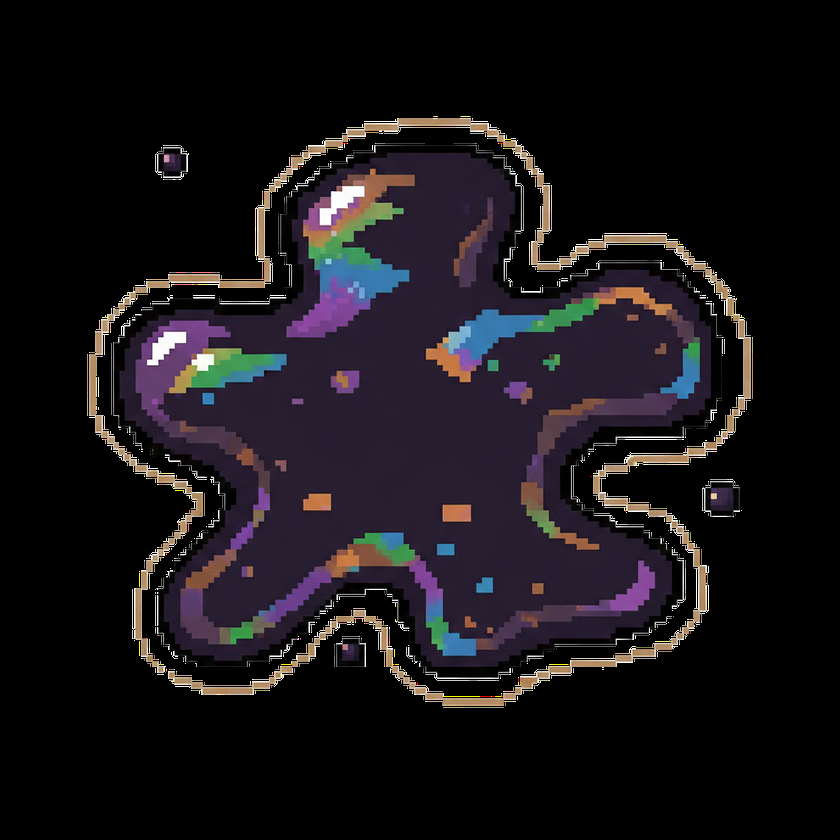
#> input picture Juego/src/assets/charco_aceite.png, 840 x 840 px, shrunk from 1024 x 1024 before the run, found by its file name
$ python fix_specific_sprites.py
#> lines starting #> are read from the running program, lines starting #| are printed output that depends on the picture; after the words box and inside, x2 and y2 are one past the last pixel; in counts of white or black regions, pixels touching at a corner belong together
import cv2
import numpy as np
import os
import shutil

def remove_white_background(filename):
#> called with filename = 'charco_aceite.png'
    assets_dir = os.path.join(os.path.dirname(__file__), "assets")
    file_path = os.path.join(assets_dir, filename)

    if not os.path.exists(file_path):
        print(f"File not found: {file_path}")
        return

    # Backup
    backup_path = os.path.join(assets_dir, filename.replace(".png", "_backup.png"))
    if not os.path.exists(backup_path):
        shutil.copy2(file_path, backup_path)
        print(f"Created backup: {backup_path}")
    else:
        print(f"Backup already exists: {backup_path}")

    # Read image
    img = cv2.imread(file_path, cv2.IMREAD_UNCHANGED)
#> img is the input picture: shape (840, 840, 4); mean B, G, R, A 23.5, 20, 23.4, 83.5

    if img is None:
        print(f"Error reading {file_path}")
        return

    # Ensure alpha channel exists
    if img.shape[2] == 3:
        img = cv2.cvtColor(img, cv2.COLOR_BGR2BGRA)

    h, w = img.shape[:2]
#> h = 840; w = 840

    # Create mask for floodFill (h+2, w+2)
    mask = np.zeros((h + 2, w + 2), np.uint8)

    # Flood fill from corners with tolerance
    # White background is usually (255, 255, 255)
    # Be careful not to remove parts of the object if they touch the border and are white-ish.
    # But usually sprite sheets have a distinct background color or enough tolerance.

    # We will set the ALPHA channel to 0 for the background.
    # Approach:
    # 1. Flood fill on a copy of the BGR image to identify the background region.
    # 2. Use that mask to set alpha to 0 on the original image.

    bgr = img[:, :, :3].copy()

    # Seeds: top-left, top-right, bottom-left, bottom-right
    seeds = [(0, 0), (w-1, 0), (0, h-1), (w-1, h-1)]
#> seeds = [(0, 0), (839, 0), (0, 839), (839, 839)]

    # Tolerance for compression artifacts (e.g. 10-20)
    loDiff = (20, 20, 20)
    upDiff = (20, 20, 20)

    # Flags:
    # 4 connectivity
    # FLOODFILL_MASK_ONLY: We want to update the mask, not the image (yet)
    # But wait, floodFill with MASK_ONLY doesn't use loDiff/upDiff well with seed color if we don't pass the image?
    # Actually, we can just flood fill the BGR image with a specific color (e.g. magenta) to visualize,
    # OR just use the mask.

    # Let's use FLOODFILL_MASK_ONLY? No, standard floodFill is easier to debug if we see the result.
    # But we want to modify the ALPHA channel.

    # Let's floodFill the mask directly.
    # NewVal doesn't matter if we use MASK_ONLY?
    # "If FLOODFILL_MASK_ONLY is set, the function does not change the image ... but fills the mask"

    flags = 4 | (255 << 8) | cv2.FLOODFILL_MASK_ONLY | cv2.FLOODFILL_FIXED_RANGE

    for seed in seeds:
        # Check if the seed point is already filled in the mask (to avoid re-work)
        # Mask is (y, x) but seed is (x, y). Mask is shifted by 1.
        if mask[seed[1]+1, seed[0]+1] == 0:
            cv2.floodFill(bgr, mask, seed, (0,0,0), loDiff, upDiff, flags)

    # The mask now has 255 where the background is.
    # Mask size is (h+2, w+2). We need to crop it to (h, w).
    mask_trimmed = mask[1:-1, 1:-1]

    # Where mask is 255 (background), set alpha to 0.
    img[mask_trimmed == 255, 3] = 0
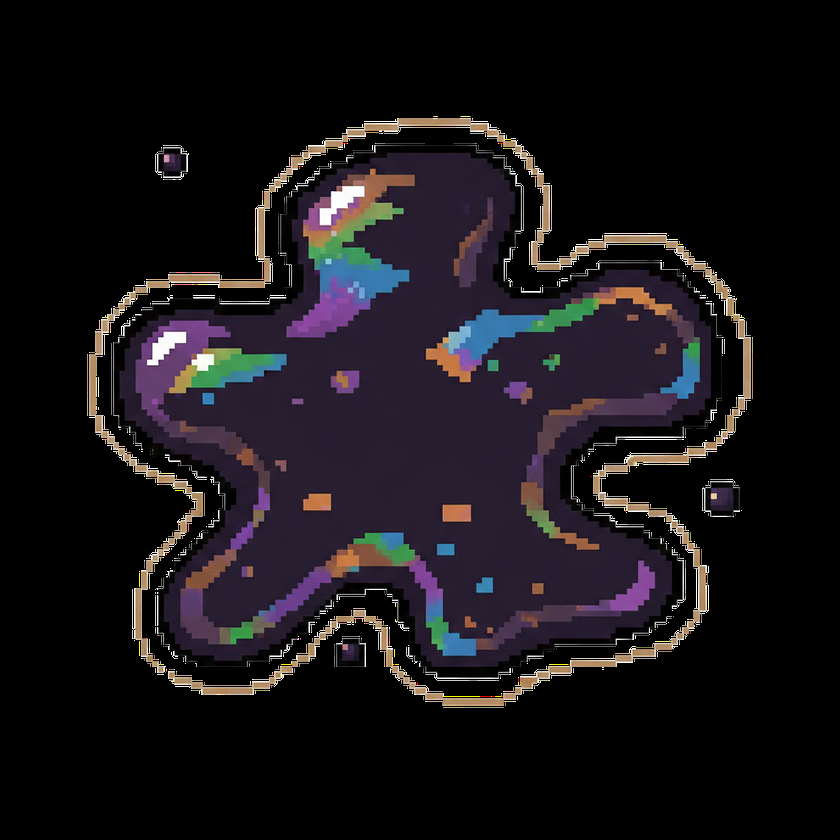
#> img: shape (840, 840, 4); 2.84% of pixels changed, all inside (x1, y1, x2, y2) = (101, 116, 747, 696)

    # Save
    cv2.imwrite(file_path, img)
    print(f"Successfully processed {filename}")

if __name__ == "__main__":
    remove_white_background("charco_aceite.png")
    remove_white_background("charco_agua.png")
#> call 2 of remove_white_background, with filename = 'charco_agua.png'
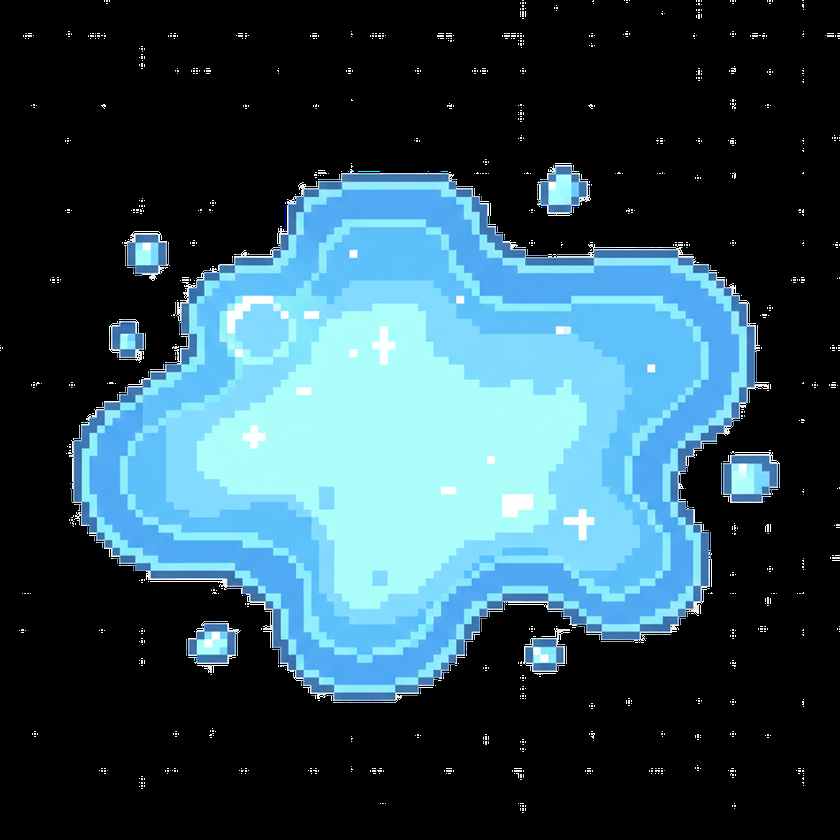
#> input picture Juego/src/assets/charco_agua.png, 840 x 840 px, shrunk from 1024 x 1024 before the run, found by its file name
#> in remove_white_background, img is the input picture: shape (840, 840, 4); mean B, G, R, A 87.9, 76, 46.4, 89.5
#> in remove_white_background (call 2), `flags = 4 | (255 << 8) | cv2.FLOODFILL_MASK_ONLY | cv2.FLOODFILL_FIXED..`: flags = 261892
#> in remove_white_background (call 2), `img[mask_trimmed == 255, 3] = 0`: img: shape (840, 840, 4); 0.02% of pixels changed, all inside (x1, y1, x2, y2) = (28, 36, 832, 803)
